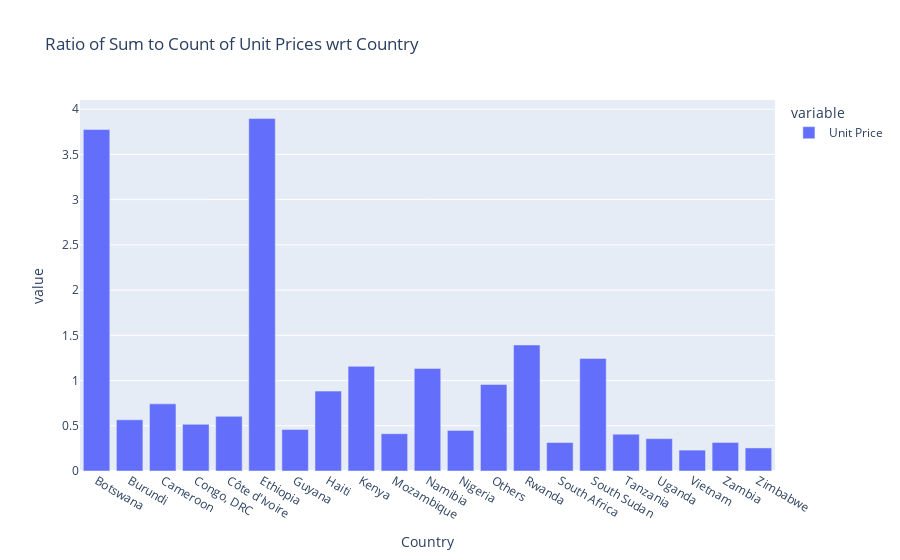

Notebook cell for this chart:
### Code cell
px.bar(df.groupby('Country')['Unit Price'].sum()/df.groupby('Country')['Unit Price'].count(), 
       title='Ratio of Sum to Count of Unit Prices wrt Country')

### Figure 1 — Plotly figure (JSON) as saved in the notebook; plotly's stock layout.template omitted (floating-point values rounded to 4 significant figures)
{"data": [{"alignmentgroup": "True", "hovertemplate": "variable=Unit Price<br>Country=%{x}<br>value=%{y}<extra></extra>", "legendgroup": "Unit Price", "marker": {"color": "#636efa", "pattern": {"shape": ""}}, "name": "Unit Price", "offsetgroup": "Unit Price", "orientation": "v", "showlegend": true, "textposition": "auto", "type": "bar", "x": ["Botswana", "Burundi", "Cameroon", "Congo, DRC", "Côte d'Ivoire", "Ethiopia", "Guyana", "Haiti", "Kenya", "Mozambique", "Namibia", "Nigeria", "Others", "Rwanda", "South Africa", "South Sudan", "Tanzania", "Uganda", "Vietnam", "Zambia", "Zimbabwe"], "xaxis": "x", "y": [3.774, 0.566, 0.7421, 0.5162, 0.6044, 3.896, 0.4588, 0.883, 1.157, 0.4123, 1.134, 0.449, 0.9563, 1.393, 0.3149, 1.245, 0.4072, 0.3575, 0.2309, 0.3153, 0.2552], "yaxis": "y"}], "layout": {"barmode": "relative", "legend": {"title": {"text": "variable"}, "tracegroupgap": 0}, "title": {"text": "Ratio of Sum to Count of Unit Prices wrt Country"}, "xaxis": {"anchor": "y", "domain": [0, 1], "title": {"text": "Country"}}, "yaxis": {"anchor": "x", "domain": [0, 1], "title": {"text": "value"}}}}
